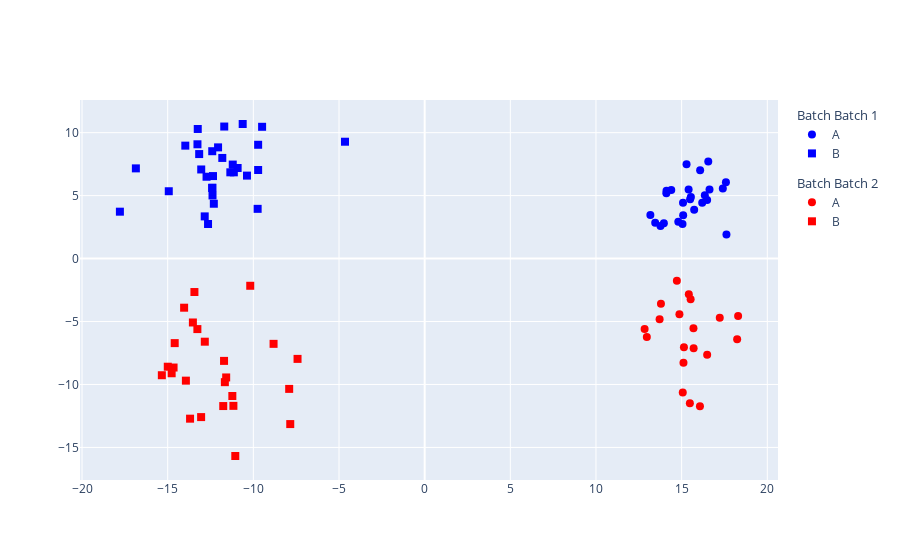
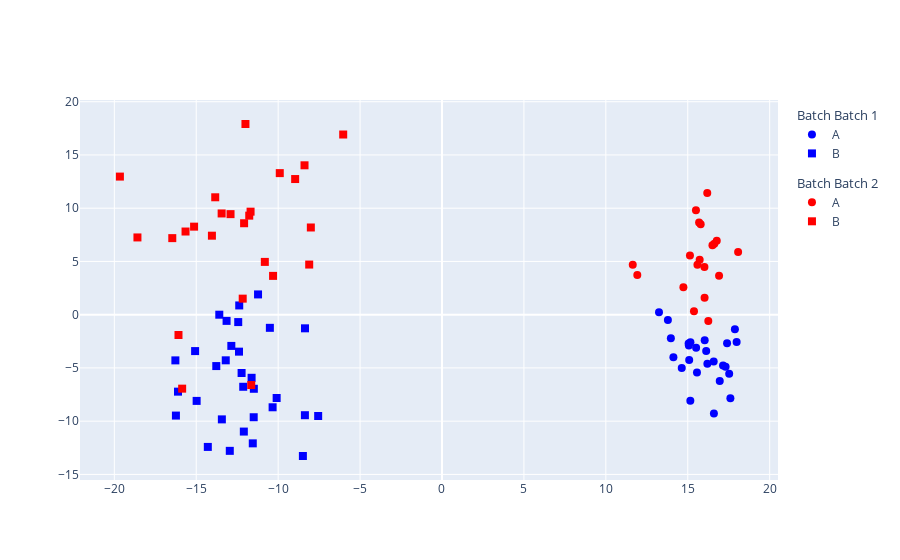

These figures' notebook cell, in order:
### Markdown cell above
### Model setup

### Code cell
iter = 1
recons = []
for i in range(iter):
    print(f"Iter {i+1} / {iter} :")
    sim_data = sim_data_bt[i]
    plotPCoA(sim_data, sample_label="SampleID", batch_label = "Batch", experiment_label = "Condition")

    device = torch.device("cuda" if torch.cuda.is_available() else "cpu")
    model = metaABaCo(sim_data, 2, "Condition", 2, "Batch", 500, device, prior = "VMM", pdist = "ZINB",
                    epochs=[5000, 1000, 1000])
    model.correct(adv_lr = 1e-5, disc_lr = 1e-5, phase_1_vae_lr=1e-4, phase_2_vae_lr=1e-5, phase_3_vae_lr=1e-5, w_elbo_nll=1, 
                  w_bio_penalty=100.0, w_cluster_penalty=100.0, seed=42)
    recon_data = model.reconstruct(seed=42)
    recons.append(recon_data)
    
    plotPCoA(recon_data, sample_label="SampleID", batch_label = "Batch", experiment_label = "Condition")

### Figure 1 — Plotly figure (JSON) as saved in the notebook; plotly's stock layout.template omitted (floating-point values rounded to 4 significant figures)
{"data": [{"legendgroup": "Batch 1", "legendgrouptitle": {"text": "Batch Batch 1"}, "marker": {"color": ["blue", "blue", "blue", "blue", "blue", "blue", "blue", "blue", "blue", "blue", "blue", "blue", "blue", "blue", "blue", "blue", "blue", "blue", "blue", "blue", "blue", "blue", "blue", "blue", "blue"], "size": 8, "symbol": ["circle", "circle", "circle", "circle", "circle", "circle", "circle", "circle", "circle", "circle", "circle", "circle", "circle", "circle", "circle", "circle", "circle", "circle", "circle", "circle", "circle", "circle", "circle", "circle", "circle"]}, "mode": "markers", "name": "A", "type": "scatter", "x": [16.63, 16.55, 15.54, 17.62, 14.11, 16.49, 13.77, 16.2, 16.08, 15.41, 16.35, 15.29, 17.58, 17.4, 15.05, 15.49, 13.17, 15.08, 14.12, 14.4, 15.09, 13.46, 15.73, 14.81, 13.96], "y": [5.484, 7.719, 4.896, 1.922, 5.195, 4.643, 2.588, 4.426, 7.025, 5.496, 5.037, 7.489, 6.066, 5.559, 2.742, 4.709, 3.465, 4.43, 5.387, 5.452, 3.442, 2.836, 3.877, 2.933, 2.797]}, {"legendgroup": "Batch 1", "legendgrouptitle": {"text": "Batch Batch 1"}, "marker": {"color": ["blue", "blue", "blue", "blue", "blue", "blue", "blue", "blue", "blue", "blue", "blue", "blue", "blue", "blue", "blue", "blue", "blue", "blue", "blue", "blue", "blue", "blue", "blue", "blue", "blue", "blue", "blue", "blue", "blue", "blue", "blue"], "size": 8, "symbol": ["square", "square", "square", "square", "square", "square", "square", "square", "square", "square", "square", "square", "square", "square", "square", "square", "square", "square", "square", "square", "square", "square", "square", "square", "square", "square", "square", "square", "square", "square", "square"]}, "mode": "markers", "name": "B", "type": "scatter", "x": [-9.721, -9.75, -14.94, -12.84, -13.16, -12.31, -12.4, -11.81, -11.7, -12.39, -16.86, -17.79, -11.2, -11.34, -11.14, -4.651, -12.36, -12.06, -12.38, -9.721, -10.37, -13.26, -9.489, -12.4, -10.62, -12.73, -13.04, -12.65, -13.25, -10.92, -13.97], "y": [7.037, 3.95, 5.348, 3.351, 8.3, 4.355, 5.606, 7.993, 10.49, 5.631, 7.164, 3.724, 7.466, 6.851, 6.85, 9.281, 6.553, 8.833, 5.014, 9.039, 6.589, 9.077, 10.47, 8.527, 10.69, 6.5, 7.077, 2.748, 10.29, 7.194, 8.97]}, {"legendgroup": "Batch 2", "legendgrouptitle": {"text": "Batch Batch 2"}, "marker": {"color": ["red", "red", "red", "red", "red", "red", "red", "red", "red", "red", "red", "red", "red", "red", "red", "red", "red", "red", "red"], "size": 8, "symbol": ["circle", "circle", "circle", "circle", "circle", "circle", "circle", "circle", "circle", "circle", "circle", "circle", "circle", "circle", "circle", "circle", "circle", "circle", "circle"]}, "mode": "markers", "name": "A", "type": "scatter", "x": [15.42, 15.53, 12.84, 16.49, 15.11, 14.72, 13.71, 18.24, 16.07, 18.3, 12.97, 15.48, 15.7, 17.23, 14.87, 15.13, 13.79, 15.07, 15.69], "y": [-2.832, -3.233, -5.585, -7.646, -8.268, -1.757, -4.817, -6.417, -11.74, -4.562, -6.237, -11.5, -7.131, -4.704, -4.419, -7.034, -3.589, -10.63, -5.528]}, {"legendgroup": "Batch 2", "legendgrouptitle": {"text": "Batch Batch 2"}, "marker": {"color": ["red", "red", "red", "red", "red", "red", "red", "red", "red", "red", "red", "red", "red", "red", "red", "red", "red", "red", "red", "red", "red", "red", "red", "red", "red"], "size": 8, "symbol": ["square", "square", "square", "square", "square", "square", "square", "square", "square", "square", "square", "square", "square", "square", "square", "square", "square", "square", "square", "square", "square", "square", "square", "square", "square"]}, "mode": "markers", "name": "B", "type": "scatter", "x": [-14.77, -11.23, -15.34, -11.16, -10.18, -7.909, -13.53, -13.05, -14.59, -14.66, -14.04, -12.83, -7.421, -11.05, -13.44, -8.82, -11.71, -13.69, -11.59, -11.76, -11.66, -13.94, -13.27, -7.846, -14.99], "y": [-9.109, -10.91, -9.265, -11.7, -2.16, -10.35, -5.076, -12.59, -6.714, -8.654, -3.902, -6.601, -7.968, -15.68, -2.657, -6.773, -8.126, -12.72, -9.441, -11.71, -9.816, -9.695, -5.6, -13.15, -8.588]}], "layout": {}}

### Figure 2 — Plotly figure (JSON) as saved in the notebook; plotly's stock layout.template omitted (floating-point values rounded to 4 significant figures)
{"data": [{"legendgroup": "Batch 1", "legendgrouptitle": {"text": "Batch Batch 1"}, "marker": {"color": ["blue", "blue", "blue", "blue", "blue", "blue", "blue", "blue", "blue", "blue", "blue", "blue", "blue", "blue", "blue", "blue", "blue", "blue", "blue", "blue", "blue", "blue", "blue", "blue", "blue"], "size": 8, "symbol": ["circle", "circle", "circle", "circle", "circle", "circle", "circle", "circle", "circle", "circle", "circle", "circle", "circle", "circle", "circle", "circle", "circle", "circle", "circle", "circle", "circle", "circle", "circle", "circle", "circle"]}, "mode": "markers", "name": "A", "type": "scatter", "x": [16.95, 17.6, 17.15, 17.88, 14.12, 17.98, 13.25, 16.2, 15.16, 14.63, 17.53, 16.6, 16.58, 17.4, 15.16, 15.51, 13.79, 16.13, 16.03, 15.07, 17.31, 13.97, 15.56, 15.05, 15.09], "y": [-6.221, -7.856, -4.766, -1.362, -3.992, -2.576, 0.2318, -4.601, -8.092, -5.005, -5.536, -9.273, -4.388, -2.678, -2.583, -3.102, -0.5018, -3.399, -2.411, -2.898, -4.889, -2.212, -5.423, -2.707, -4.266]}, {"legendgroup": "Batch 1", "legendgrouptitle": {"text": "Batch Batch 1"}, "marker": {"color": ["blue", "blue", "blue", "blue", "blue", "blue", "blue", "blue", "blue", "blue", "blue", "blue", "blue", "blue", "blue", "blue", "blue", "blue", "blue", "blue", "blue", "blue", "blue", "blue", "blue", "blue", "blue", "blue", "blue", "blue", "blue"], "size": 8, "symbol": ["square", "square", "square", "square", "square", "square", "square", "square", "square", "square", "square", "square", "square", "square", "square", "square", "square", "square", "square", "square", "square", "square", "square", "square", "square", "square", "square", "square", "square", "square", "square"]}, "mode": "markers", "name": "B", "type": "scatter", "x": [-8.367, -8.362, -10.51, -15.07, -16.24, -12.39, -12.38, -13.15, -12.1, -11.48, -12.86, -16.27, -11.55, -13.44, -12.44, -7.558, -13.78, -12.95, -13.59, -12.23, -11.49, -10.34, -16.11, -11.62, -10.09, -12.13, -13.2, -11.23, -14.98, -8.49, -14.29], "y": [-9.439, -1.28, -1.234, -3.417, -9.475, -3.471, 0.8684, -0.5809, -10.98, -6.958, -2.932, -4.29, -12.08, -9.831, -0.6937, -9.514, -4.825, -12.79, -0.0007873, -5.474, -9.63, -8.695, -7.227, -5.927, -7.822, -6.77, -4.285, 1.904, -8.096, -13.27, -12.42]}, {"legendgroup": "Batch 2", "legendgrouptitle": {"text": "Batch Batch 2"}, "marker": {"color": ["red", "red", "red", "red", "red", "red", "red", "red", "red", "red", "red", "red", "red", "red", "red", "red", "red", "red", "red"], "size": 8, "symbol": ["circle", "circle", "circle", "circle", "circle", "circle", "circle", "circle", "circle", "circle", "circle", "circle", "circle", "circle", "circle", "circle", "circle", "circle", "circle"]}, "mode": "markers", "name": "A", "type": "scatter", "x": [15.38, 16.62, 15.13, 15.5, 16.03, 16.25, 16.91, 16.51, 15.79, 16.77, 15.59, 15.69, 15.73, 18.07, 14.73, 16.02, 11.64, 16.19, 11.92], "y": [0.3307, 6.656, 5.556, 9.8, 1.595, -0.5918, 3.664, 6.513, 8.489, 6.932, 4.689, 8.65, 5.151, 5.895, 2.584, 4.486, 4.697, 11.42, 3.734]}, {"legendgroup": "Batch 2", "legendgrouptitle": {"text": "Batch Batch 2"}, "marker": {"color": ["red", "red", "red", "red", "red", "red", "red", "red", "red", "red", "red", "red", "red", "red", "red", "red", "red", "red", "red", "red", "red", "red", "red", "red", "red"], "size": 8, "symbol": ["square", "square", "square", "square", "square", "square", "square", "square", "square", "square", "square", "square", "square", "square", "square", "square", "square", "square", "square", "square", "square", "square", "square", "square", "square"]}, "mode": "markers", "name": "B", "type": "scatter", "x": [-19.66, -13.84, -15.65, -8.391, -15.86, -12.91, -10.31, -8.962, -15.13, -12.08, -13.45, -16.46, -10.81, -12.0, -18.59, -16.08, -9.901, -14.04, -6.03, -12.16, -8.105, -11.77, -11.64, -8.005, -11.68], "y": [12.97, 11.02, 7.811, 14.03, -6.945, 9.443, 3.645, 12.74, 8.268, 8.588, 9.506, 7.19, 4.958, 17.91, 7.255, -1.908, 13.29, 7.419, 16.92, 1.507, 4.708, 9.301, -6.606, 8.189, 9.675]}], "layout": {}}
